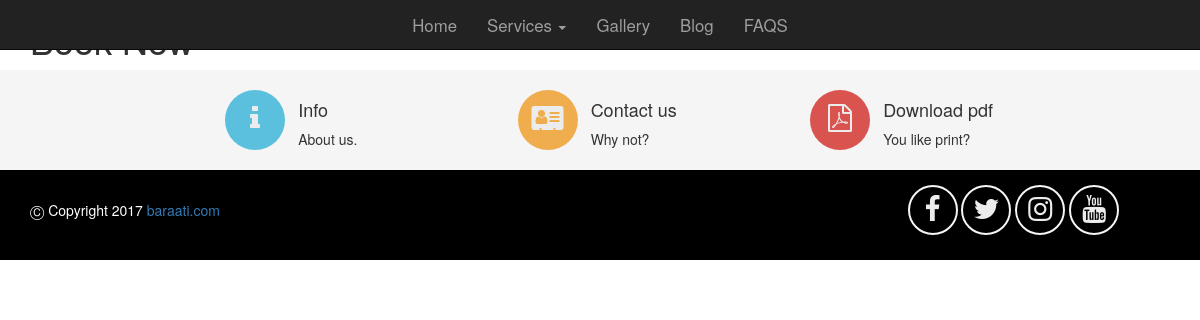
The page /booking/ on the database its author committed.
### homepage/models.py (models this page shows, shortened)
class NavMenuDtls(models.Model):
    navMenuId=models.ForeignKey(NavMenuMst)
    navMenuName = models.CharField(max_length=250)
    navMenuTooltip=models.CharField(max_length=250)
    langId=models.IntegerField(default=1)

### booking/views.py (the view)
# urls.py: url(r'^booking/', bookingViews.openBookingPage, name='open_booking'),
def openBookingPage(request):
    current_url = resolve(request.path_info).url_name
    print  current_url
    return render_to_response('booking/booking.html', {})

### homepage/models.py (called while the page is built)
    def __unicode__(self):
        return str(self.pk)

### homepage/templatetags/homepagetags.py (called while the page is built)
@register.simple_tag
def getChildMenu(parentId):
    childMenu = NavMenuDtls.objects.filter(navMenuId__parentNavMenu=str(parentId)).select_related().order_by('navMenuId__navOrder')
    if len(childMenu)>0:
        return childMenu
    else:
        return None

@register.simple_tag
def getNavigationMenus():
    navigation_menus = NavMenuDtls.objects.filter(navMenuId__activeFlag=1).select_related().order_by('navMenuId__navOrder')
    return  navigation_menus

### templates/booking/booking.html
{% extends 'homepage/base.html' %}
{% load homepagetags %}
{% block content %}
<div  class="container">
<h1>Book Now</h1>
</div>
{% endblock %}

### templates/homepage/base.html (shortened to what this page needs)
<!DOCTYPE html>
{% load homepagetags %}
<html lang="en">
<head>
    {% load staticfiles %}
    <link rel="stylesheet" type="text/css" href={% static 'homepage/css/homepage.css' %}>
    <link rel="stylesheet" type="text/css" href='https://maxcdn.bootstrapcdn.com/bootstrap/3.3.7/css/bootstrap.min.css'>
    <link rel="stylesheet" type="text/css" href={% static 'homepage/css/font-awesome.min.css' %}>
    <link rel="stylesheet" type="text/css" href={% static 'homepage/css/homepage.css' %}>
</head>
<body>
<nav class="navbar navbar-inverse navbar-fixed-top">
    <div class="container-fluid">
        <ul class="nav navbar-nav navbar-center">
            {% getNavigationMenus as navigation_menus %}
            {% for menus in navigation_menus %}
                {% getChildMenu menus.navMenuId as menuChild %}
                {% if menus.navMenuId.parentNavMenu == -1 %}
                    <li {% if forloop.counter == 1 %}class="active" {% endif %}><a
                            {% if menus.navMenuId.urlPageName %}href="{% url menus.navMenuId.urlPageName %}"{% endif %}
                            {% if menuChild is not None %}
                            class="dropdown-toggle" data-toggle="dropdown" data-hover="dropdown"{% endif %}>
                        {{ menus.navMenuName }}{% if menuChild is not None %} <span class="caret"></span>{% endif %}</a>
                    </li>
                {% endif %}
            {% endfor %}
        </ul>
    </div>
</nav>
{% block content %}
{% endblock %}
<footer class="mt-5">
    <div class="container-fluid bg-faded mt-5" style="background-color: #f5f5f5; height: 100px">
        <div class="container">
            <div class="row py-3" style="margin-top: 20px;width: auto">
                <div class="col-md-3 col-xs-3 col-md-offset-2 col-xs-offset-2">
                    <div class="row py-2">
                        <div class="col-sm-3 hidden-md-down">
                            <a class="bg-circle btn-info" href="{% url 'open_about' %}">
                                <i class="fa fa-2x fa-fw fa-info" aria-hidden="true "></i>
                            </a>
                        </div>
                        <div class="col-sm-9">
                            <h4>Info</h4>
                            About us.
                        </div>
                    </div>
                </div>
                <div class="col-md-3 col-xs-3">
                    <div class="row py-2">
                        <div class="col-sm-3 hidden-md-down">
                            <a class="bg-circle btn-warning" href="{% url 'open_contact' %}">
                                <i class="fa fa-2x fa-fw fa-address-card" aria-hidden="true "></i>
                            </a>
                        </div>
                        <div class="col-sm-9">
                            <h4>Contact us</h4>
                            <p>Why not?</p>
                        </div>
                    </div>
                </div>
                <div class="col-md-3  col-xs-3">
                    <div class="row py-2">
                        <div class="col-sm-3 hidden-md-down">
                            <a class="bg-circle btn-danger" href="# ">
                                <i class="fa fa-2x fa-fw fa-file-pdf-o" aria-hidden="true "></i>
                            </a>
                        </div>
                        <div class="col-sm-9">
                            <h4>Download pdf</h4>
                            <p> You like print?</p>
                        </div>
                    </div>
                </div>
            </div>
        </div>
    </div>
    <div class="container-fluid bg-primary py-3">
        <div class="container">
            <div class="row py-3">
                <div class="col-md-9" style="line-height: 80px">
                    <p class="text-white">&#9400; Copyright 2017 <a href="{% url 'open_homepage' %}">baraati.com</a></p>
                </div>
                <div class="col-md-3">
                    <div class="d-inline-block" style="height:80px; ">
                        <div class="bg-circle-outline d-inline-block" style="text-align: center">
                            <a href="https://www.facebook.com/" class="text-white"><i
                                    class="fa fa-2x fa-fw fa-facebook"></i>
                            </a>
                        </div>
                        <div class="bg-circle-outline d-inline-block" style="text-align: center">
                            <a href="https://twitter.com/" class="text-white">
                                <i class="fa fa-2x fa-fw fa-twitter"></i></a>
                        </div>
                        <div class="bg-circle-outline d-inline-block" style="text-align: center">
                            <a href="https://www.linkedin.com/company/" class="text-white">
                                <i class="fa fa-2x fa-fw fa-instagram"></i></a>
                        </div>
                        <div class="bg-circle-outline d-inline-block" style="text-align: center">
                            <a href="https://www.linkedin.com/company/" class="text-white">
                                <i class="fa fa-2x fa-fw fa-youtube"></i></a>
                        </div>
                    </div>
                </div>
            </div>
        </div>
    </div>
</footer>
</body>
</html>

### homepage/static/homepage/css/homepage.css (style rules this page uses)
.nav a { font-size: 1.2em !important; }
.bg-primary { background-color: #000 !important; }
.bg-circle { display: inline-block; width: 60px; height: 60px; padding: 14px 4px; color: #ececec; text-align: center; border-radius: 50%; }
.bg-circle-outline { width: 50px; height: 50px; color: #f5f5f5; padding: 8px 2px; border: 2px solid; border-color: #f5f5f5; border-radius: 50%; display: inline-block; margin-top: 15px; }
.bg-circle-outline a, a:hover, .media a:focus { text-decoration: none !important; outline: none; color: #ececec; }
@media (min-width: 768px) { .navbar-nav.navbar-center { position: absolute; left: 50%; transform: translatex(-50%); } }

### rows shown on the page
NavMenuDtls: navMenuName "Home"
NavMenuDtls: navMenuName "Services"
NavMenuDtls: navMenuName "Gallery"
NavMenuDtls: navMenuName "Blog"
NavMenuDtls: navMenuName "FAQS"
